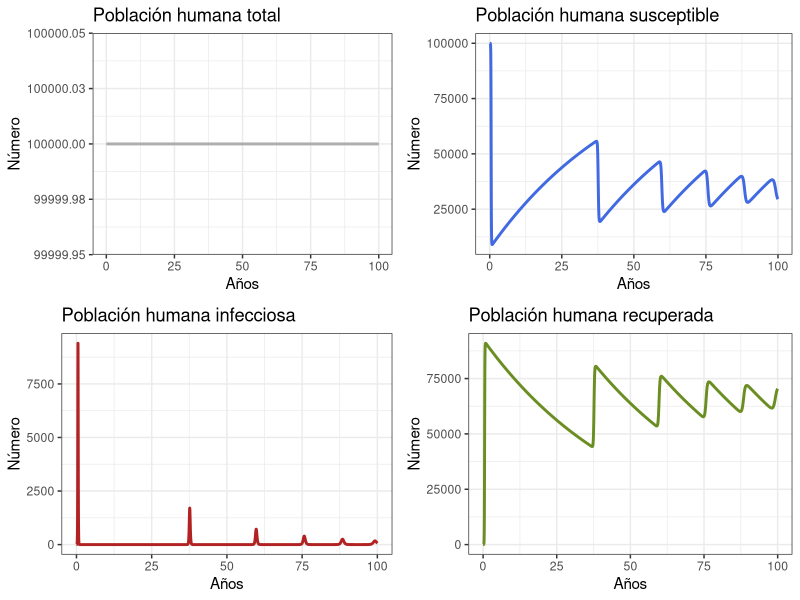
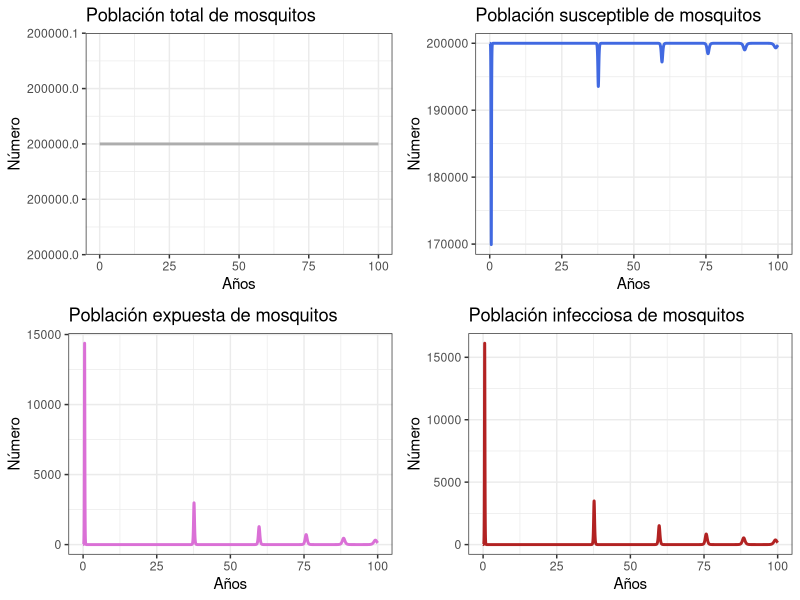
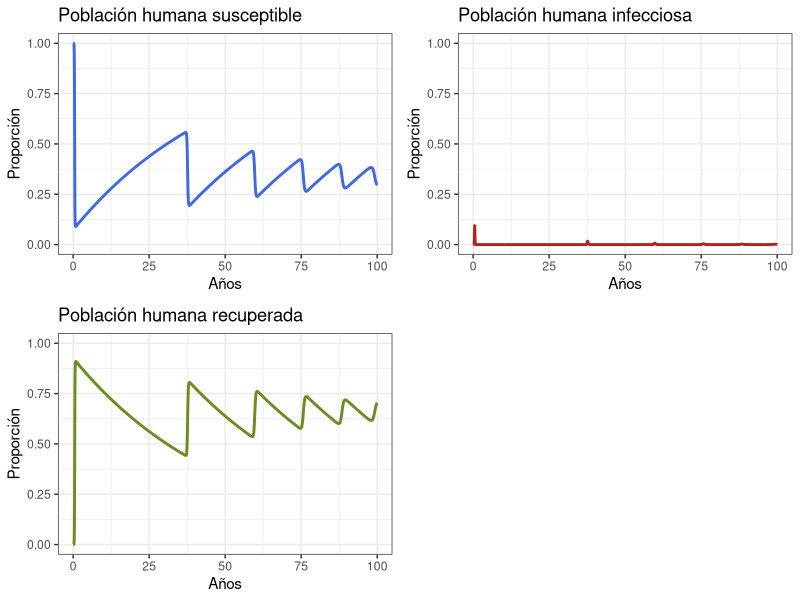
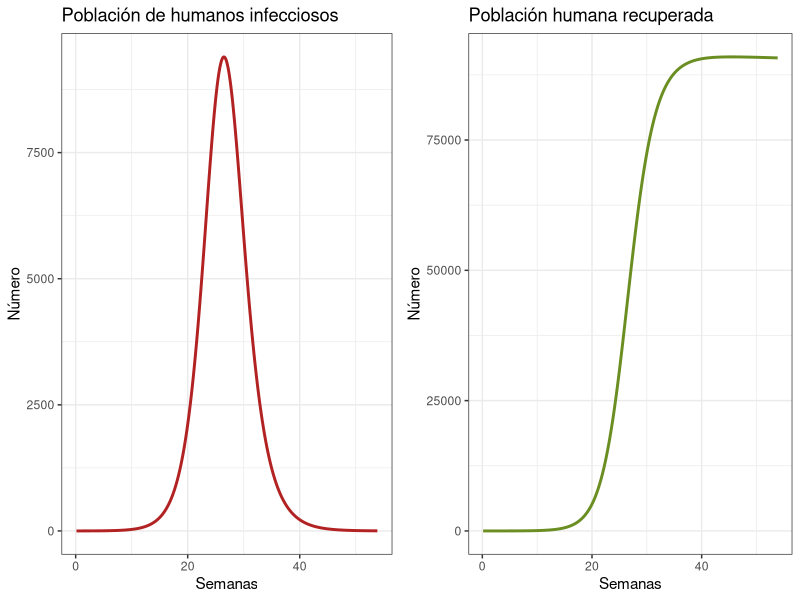

These figures' R source, in order:
## ---- chunk 1
#Versión última modificación 21/10/2022
library(knitr)
opts_chunk$set(collapse = TRUE)
full_version <- TRUE
## ---- chunk 2
library(deSolve)   # Paquete deSolve para resolver las ecuaciones diferenciales
library(tidyverse) # Paquetes ggplot2 y dplyr de tidyverse
library(cowplot) # Paquete gridExtra para unir gráficos.
## ---- chunk 3
# Parámetros
ph       <- 0.7       # Probabilidad de transmisión del vector al hospedador dada una picadura por un mosquito infeccioso a un humano susceptible
pv       <- 0.7       # Probabilidad de transmisión del hospedador al vector dada una picadura por un mosquito susceptible a un humano infeccioso
Lv       <- 10        # Esperanza de vida de los mosquitos (en días)
Lh       <- 50 * 365  # Esperanza de vida de los humanos (en días)
Iph      <- 7         # Periodo infeccioso en humanos (en días)
IP       <- 6         # Periodo infeccioso en vectores (en días)
EIP      <- 8.4       # Período extrínseco de incubación en mosquitos adultos
muv      <- 1/Lv      # Tasa per capita de mortalidad del vector (1/Lv)
muh      <- 1/Lh      # Tasa per capita de mortalidad del hospedador (1/Lh)
alphav   <- muv       # Tasa per capita de natalidad del vector
alphah   <- muh       # Tasa per capita de natalidad del hospedador
gamma    <- 1/Iph     # Tasa de recuperación en humanos
delta    <- 1/EIP     # Tasa extrínseca de incubación



# Tamaño de la población
Nh       <- 100000   # Número de humanos
m        <- 2         # Proporción vector a humano
Nv       <- m * Nh    # Número de vectores
R0       <- 3         # Número reproductivo
b        <- sqrt((R0 * muv*(muv+delta) * (muh+gamma)) /
                   (m * ph * pv * delta)) # tasa de picadura

betah    <- ph*b     # Coeficiente de transmisión del mosquito al humano
betav    <- pv*b     # Coeficiente de transmisión del humano al mosquito

TIME     <- 100       # Número de años a simular

## ---- chunk 4
arbovmodel <- function(t, x, params) {
  
  Sh <- x[1]    # Humanos susceptibles
  Ih <- x[2]    # Humanos infecciosos 
  Rh <- x[3]    # Humanos recuperados
  Sv <- x[4]    # Vectores susceptibles
  Ev <- x[5]    # Vectores expuestos
  Iv <- x[6]    # Vectores infecciosos
  
  with(as.list(params), # entorno local para evaluar derivados
       {
         # Humanos
         dSh   <-  alphah * Nh - betah * (Iv/Nh) * Sh - muh * Sh
         dIh   <-  betah * (Iv/Nh) * Sh  - (gamma + muh) * Ih
         dRh   <-  gamma * Ih  - muh * Rh
         
         # Vectores
         dSv   <-  alphav * Nv - betav * (Ih/Nh) * Sv - muv * Sv 
         dEv   <-  betav * (Ih/Nh) * Sv - (delta + muv)* Ev
         dIv   <-  delta * Ev - muv * Iv
         
         dx    <- c(dSh, dIh, dRh, dSv, dEv, dIv)
         list(dx)
       }
  )
}
## ---- chunk 5
# ----------- Resuelva el modelo
#Tiempo
times  <- seq(1, 365 * TIME , by = 1)
# Especifique los parámetros
params <- c(
  muv      = muv,     
  muh      = muh, 
  alphav   = alphav,
  alphah   = alphah,
  gamma    = gamma,   
  delta    = delta,   
  betav    = betav,       
  betah    = betah,   
  Nh       = Nh,      
  Nv       = Nv
)
# Condiciones iniciales del sistema
xstart<- c(Sh = Nh ,      # Número inicial de Sh en T0
           Ih = 0,        # Número inicial de Ih en T0
           Rh = 0,        # Número inicial de Rh en T0
           Sv = Nv-1,     # Número inicial de Sv en T0
           Ev = 0,        # Número inicial de Ev en T0
           Iv = 1)        # Número inicial de Iv en TO
# Resuelva las ecuaciones
out <- as.data.frame(ode(y      = xstart,     # Condiciones iniciales
                         times  = times,      # Tiempo
                         fun    = arbovmodel, # Modelo
                         parms  = params))    # Parámetros
## ---- chunk 6
# Cree las opciones de tiempo a mostrar 
out$years <- out$time / 365
out$weeks <- out$time / 7
## ---- chunk 7
# Revise el comportamiento general del modelo para 100 años
p1h <- ggplot(data = out, aes(y = (Rh + Ih + Sh), x = years)) +
  geom_line(color = 'grey68', size = 1) +
  ggtitle('Población humana total') +
  theme_bw() + ylab('Número') + xlab('Años')
p2h <- ggplot(data = out, aes(y = Sh, x = years)) +
  geom_line(color = 'royalblue', size = 1) +
  ggtitle('Población humana susceptible') +
  theme_bw() + ylab('Número') + xlab('Años')
p3h <- ggplot(data = out, aes(y = Ih, x = years)) +
  geom_line(color = 'firebrick', size = 1) +
  ggtitle('Población humana infecciosa') +
  theme_bw() + ylab('Número') + xlab('Años')
p4h <- ggplot(data = out, aes(y = Rh, x = years)) +
  geom_line(color = 'olivedrab', size = 1) +
  ggtitle('Población humana recuperada') +
  theme_bw() + ylab('Número') + xlab('Años')
plot_grid(p1h, p2h, p3h, p4h, ncol = 2)
## ---- chunk 8
# Revise el comportamiento general del modelo
p1v <- ggplot(data = out, aes(y = (Sv + Ev + Iv), x = years)) +
  geom_line(color = 'grey68', size = 1) +
  ggtitle('Población total de mosquitos') +
  theme_bw() + ylab('Número') + xlab('Años')
p2v <- ggplot(data = out, aes(y = Sv, x = years)) +
  geom_line(color = 'royalblue', size = 1) +
  ggtitle('Población susceptible de mosquitos') +
  theme_bw() + ylab('Número') + xlab('Años')
p3v <- ggplot(data = out, aes(y = Ev, x = years)) +
  geom_line(color = 'orchid', size = 1) +
  ggtitle('Población expuesta de mosquitos') +
  theme_bw() + ylab('Número') + xlab('Años')
p4v <- ggplot(data = out, aes(y = Iv, x = years)) +
  geom_line(color = 'firebrick', size = 1) +
  ggtitle('Población infecciosa de mosquitos') +
  theme_bw() + ylab('Número') + xlab('Años')
plot_grid(p1v, p2v, p3v, p4v, ncol = 2)
## ---- chunk 9
p1 <- ggplot(data = out, aes(y = Sh/(Sh+Ih+Rh), x = years)) +
  geom_line(color = 'royalblue', size = 1) +
  ggtitle('Población humana susceptible') +
  theme_bw() + ylab('Proporción') + xlab('Años') +
  coord_cartesian(ylim = c(0,1))
p2 <- ggplot(data = out, aes(y = Ih/(Sh+Ih+Rh), x = years)) +
  geom_line(color = 'firebrick', size = 1) +
  ggtitle('Población humana infecciosa') +
  theme_bw() + ylab('Proporción') + xlab('Años') +
  coord_cartesian(ylim = c(0,1))
p3 <- ggplot(data = out, aes(y = Rh/(Sh+Ih+Rh), x = years)) +
  geom_line(color = 'olivedrab', size = 1) +
  ggtitle('Población humana recuperada') +
  theme_bw() + ylab('Proporción') + xlab('Años') +
  coord_cartesian(ylim = c(0,1))
plot_grid(p1, p2, p3, ncol = 2) 
## ---- chunk 10
# Revise la primera epidemia
dat <- out %>% filter(weeks < 54)
p1e <- ggplot(dat, aes(y = Ih, x = weeks)) +
  geom_line(color = 'firebrick', size = 1) +
  ggtitle('Población de humanos infecciosos') +
  theme_bw() + ylab('Número') + xlab('Semanas')
p2e <- ggplot(dat, aes(y = Rh, x = weeks)) +
  geom_line(color = 'olivedrab', size = 1) +
  ggtitle('Población humana recuperada') +
  theme_bw() + ylab('Número') + xlab('Semanas')
plot_grid(p1e, p2e)
